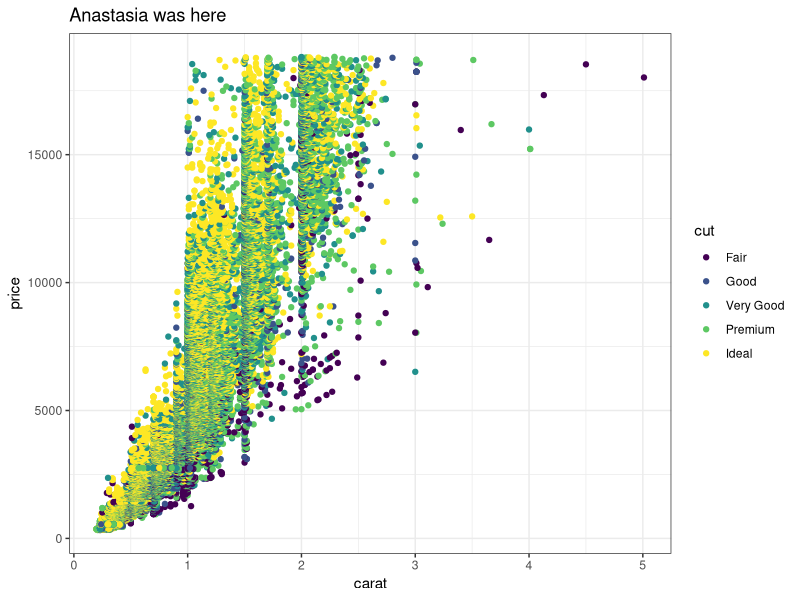
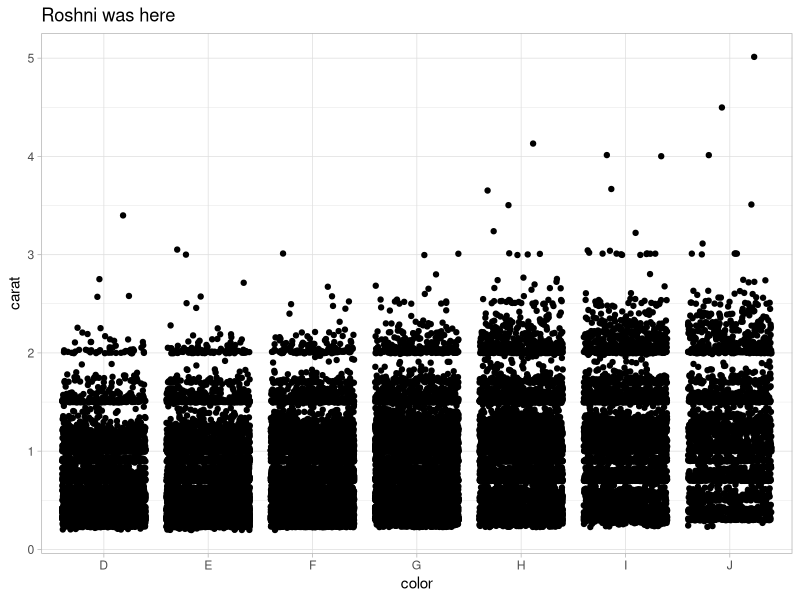
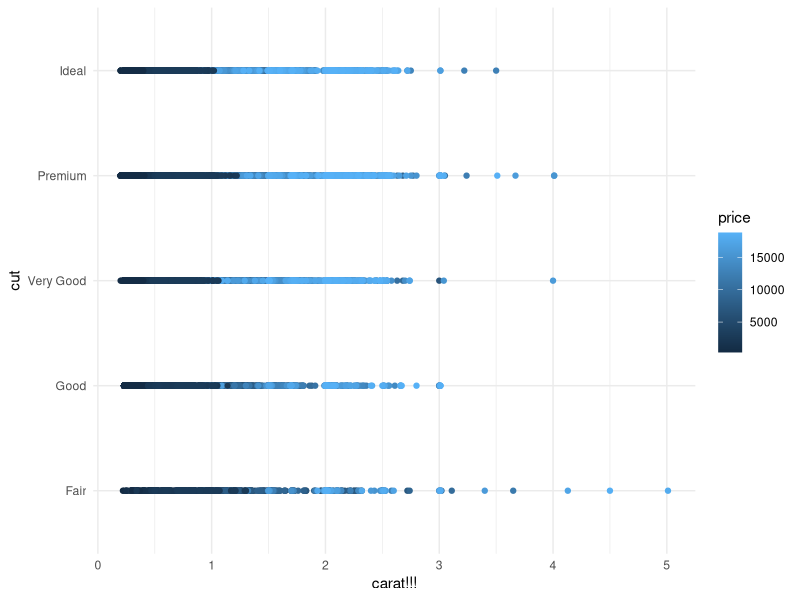

R code for these plots, in order:
## ---- chunk 1
knitr::opts_chunk$set(echo = TRUE)
library(tidyverse)
## ---- chunk 2
# Partner 1: 
# Run the code below to see the original graph
# Change the code below to make the point color change based on 'cut', and update the theme to theme_bw(). Update the title to include your first name. 

ggplot(data = diamonds, aes(x = carat, y = price, color = cut)) +
  geom_point() +
  theme_bw() +
  labs(title = "Anastasia was here")
## ---- chunk 3
# Partner 2: 
# Run the code below to see the original graph
# Change the code below to make the geom a geom_jitter, and update the theme to theme_light. Update the title to include your first name. 

ggplot(data = diamonds, aes(x = color, y = carat)) +
  geom_jitter() +
  theme_light() +
  labs(title = "Roshni was here")
## ---- chunk 4
ggplot(data = diamonds, aes(x = carat, y = cut, color = price)) +
  geom_point() +
  theme_minimal()+
  labs(
    x = "carat!!!"
  )
# a SUPER exciting graph :)
## ---- chunk 5
